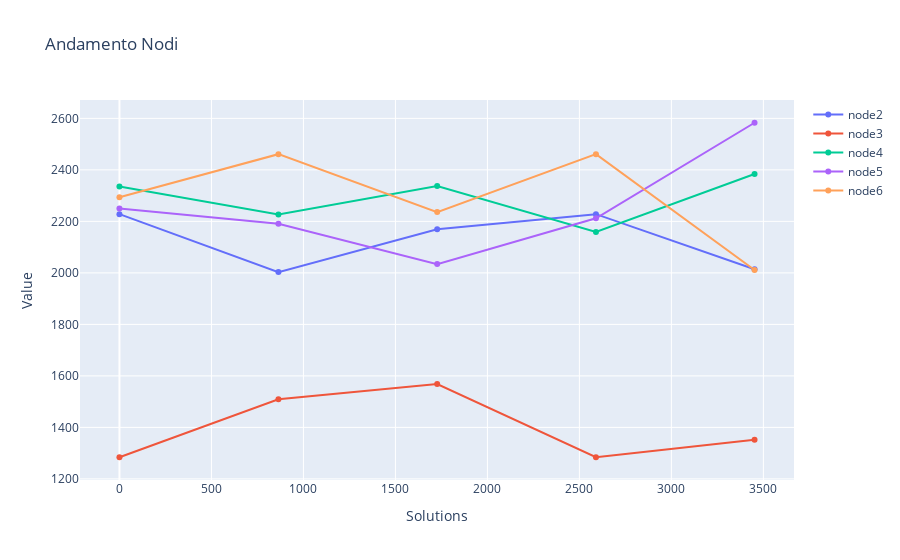

Here is the notebook cell this chart was saved with:
### Code cell
fig = go.Figure()
fig.add_trace(go.Scatter(x=df_cut.index, y=df_cut["node2"], mode='lines+markers', name='node2'))
fig.add_trace(go.Scatter(x=df_cut.index, y=df_cut["node3"], mode='lines+markers', name='node3'))
fig.add_trace(go.Scatter(x=df_cut.index, y=df_cut["node4"], mode='lines+markers', name='node4'))
fig.add_trace(go.Scatter(x=df_cut.index, y=df_cut["node5"], mode='lines+markers', name='node5'))
fig.add_trace(go.Scatter(x=df_cut.index, y=df_cut["node6"], mode='lines+markers', name='node6'))
fig.update_layout(title='Andamento Nodi', xaxis_title='Solutions', yaxis_title='Value')
fig.show()

### Figure 1 — Plotly figure (JSON) as saved in the notebook; plotly's stock layout.template omitted (floating-point values rounded to 4 significant figures)
{"data": [{"mode": "lines+markers", "name": "node2", "type": "scatter", "x": [0, 864, 1727, 2590, 3452], "y": [2228, 2003, 2169, 2228, 2014]}, {"mode": "lines+markers", "name": "node3", "type": "scatter", "x": [0, 864, 1727, 2590, 3452], "y": [1284, 1509, 1568, 1284, 1352]}, {"mode": "lines+markers", "name": "node4", "type": "scatter", "x": [0, 864, 1727, 2590, 3452], "y": [2335, 2227, 2337, 2159, 2384]}, {"mode": "lines+markers", "name": "node5", "type": "scatter", "x": [0, 864, 1727, 2590, 3452], "y": [2250, 2191, 2034, 2212, 2583]}, {"mode": "lines+markers", "name": "node6", "type": "scatter", "x": [0, 864, 1727, 2590, 3452], "y": [2294, 2461, 2236, 2461, 2011]}], "layout": {"title": {"text": "Andamento Nodi"}, "xaxis": {"title": {"text": "Solutions"}}, "yaxis": {"title": {"text": "Value"}}}}
